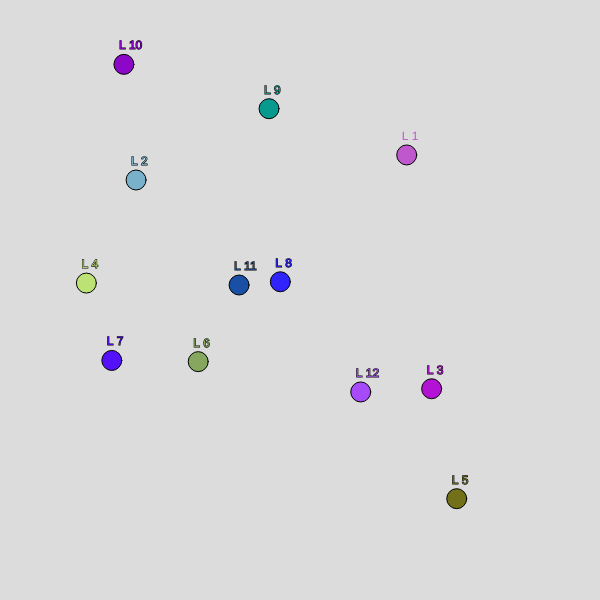
Frame 1 (no input)
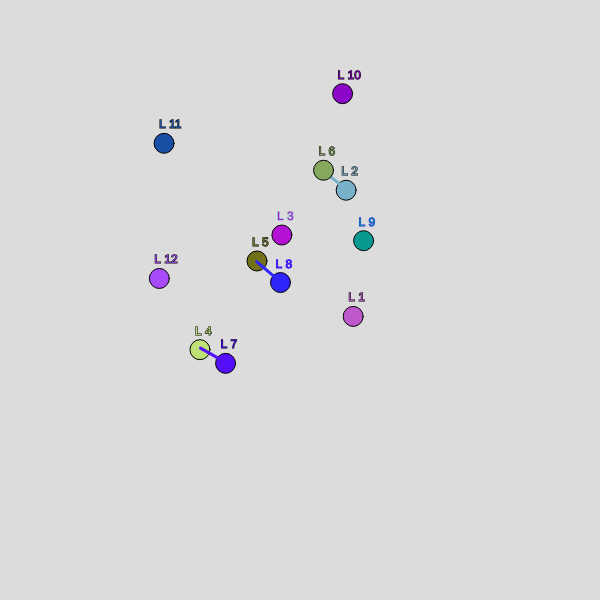
Frame 60 (no input)
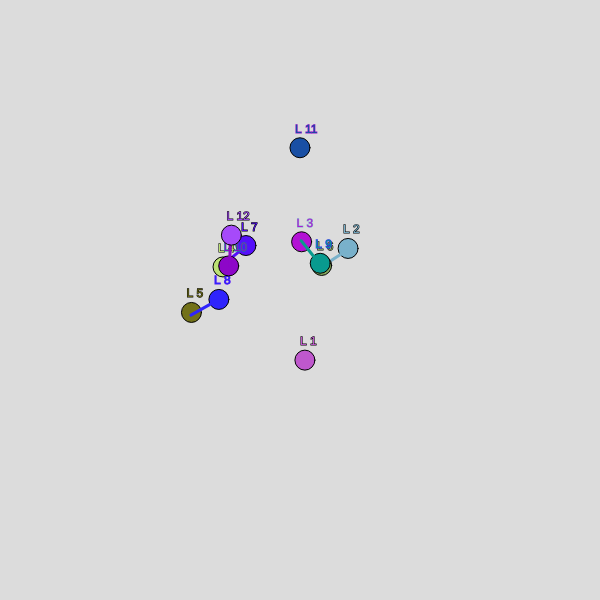
Frame 120 (the mouse pressed at the canvas centre since frame 60)

The p5.js sketch that drew these frames (run headless with seeded random() and noise() and a simulated clock; from frame 60 on, the mouse is pressed at the canvas centre):

// p5.js sketch
// ── sketch.js

let people = [];
let locations = [];

let a = 1;
let xLoc = 0;
let maxY = 0;
let maxX = 0;
let minY = 999;
let minX = 999;
let v;

function setup() {
  createCanvas(600, 600);
  // person = new Person(createVector(Math.round(random(50, width - 50)), Math.round(random(50, height - 50))));

  for (let i = 0; i < 12; i++ ) {
    let rv = createVector(Math.round(random(50, width - 50)), Math.round(random(50, height - 50)));
    people.push(new Person(rv, [random(0, 255), random(0, 255), random(0, 255)], 'L '+(i+1)))
  }
  background(220);

  v = createVector(5, 1);

}

function draw() {
  background(220);


  // fill(0, 0, 0, 0)
  // stroke(0, 0, 0);
  // quad(minX, minY, maxX, minY, maxX, maxY, minX, maxY)

  people.map(person => {
    person.show();

    if (!person.bonded) {

      people.filter(hito => hito.rest == 0 && hito.name !== person.name && !(person.ex && person.ex.name == hito.name)).map((hito) => {
        if (!person.bonded && !hito.bonded && dist(person.vec.x, person.vec.y, hito.vec.x, hito.vec.y) < 40) {
          hito.active = false;
          person.bond(hito);
          person.active = true;
        }
      })
    }
    

    if (person.active && person.bonded) person.dance(person.bonded);
    if (!person.bonded || !person.active) person.wander();


    if (person.vec.x > maxX) maxX = person.vec.x;
    if (person.vec.y > maxY) maxY = person.vec.y;

    if (person.vec.x < minX) minX = person.vec.x;
    if (person.vec.y < minY) minY = person.vec.y;

    if (person.needsToFlee()) {
      person.flee()
    }
  });

  // xLoc += 1;
  // if (xLoc >= width) {
  //   xLoc = 0;
  //   background(220);

  // }
  a += 0.05;
}

function mouseClicked() {
  people.map(person => person.target = null)

  let clicked = people.filter(person => dist(mouseX, mouseY, person.vec.x, person.vec.y) < 20)[0]
  console.log(clicked);

  if (clicked) {
    clicked.setTarget(mouseX, mouseY)
  }
  // person.setTarget(mouseX, mouseY)
}

// ── person.js


class Person {

  constructor(vector, colors = [220, 0, 0], name = 'p') {
    this.name = name;
    this.colors = colors;
    this.vec = vector;
    this.target = null;
    this.radius = 20;
    this.xOff = vector.x;
    this.yOff = vector.y;
    this.aOff = random( sq(vector.x + vector.y) );
    this.active = false;
    this.bonded = null;
    this.ex = '';

    this.dancingMoves = 0;
    this.restingTime = random(40, 120);
    this.rest = 0;
    this.speak = 0;
  }
  
  needsToFlee() {
    // return this.target
    return this.target && dist(this.vec.x, this.vec.y, this.target.x, this.target.y) < 200
    // return dist(this.vec.x, this.vec.y, mouseX, mouseY) < 200
  }

  forget() {
    this.ex = this.bonded;
    
    this.bonded = null;
    this.active = false;


    let oldEx = this.ex ? this.ex.name : '';
    setTimeout(() => {
      if (oldEx == this.ex ? this.ex.name : '') this.ex = '';
    }, 20000);
  }

  wander() {
    let x, y;

    let ratio = 0.03;
    if (this.rest > 0) ratio = 0.003;
    
    this.xOff += 0.005;
    this.yOff += 0.006;
    x = noise(this.xOff) * (width);
    y = noise(this.yOff) * (width);

    this.vec.set(lerp(this.vec.x, x, ratio), lerp(this.vec.y, y, ratio));
  }

  say(phrase) {
    fill(120)
    text(phrase, this.vec.x + 20, this.vec.y - 7.5);
  }

  dance() {
    if (!this.active) return;

    let x1,y1;
    
    x1 = this.bonded.vec.x + (sin(this.dancingMoves) * 30);
    y1 = this.bonded.vec.y + (cos(this.dancingMoves) * 30);
    
    stroke(...this.colors)
    strokeWeight(3)
    line(this.bonded.vec.x, this.bonded.vec.y, this.vec.x, this.vec.y)
    strokeWeight(1)

    this.vec.set(x1, y1)

    this.dancingMoves += 0.02;
  }

  bond(person) {
    if (this.bonded) return;
    this.bonded = person;
    person.bonded = this;

    setTimeout(() => {
      this.forget();
      person.forget();
    }, random(1000, 12000));
  }

  show() {

    let x, y;

    if (this.rest == 0) {
      if (this.speak > 0) {
        fill(120)
        this.say('back to action!')
      }

      y = this.vec.y + cos(noise(this.aOff) * 155);
      x = this.vec.x + sin(noise(this.aOff) * 155);
      this.speak--
    }

    if (this.rest > 0) {
      if (this.needsToFlee()) {
        fill(120)
        this.say('ahh!! run run!!')
      }
      y = this.vec.y;
      x = this.vec.x;

      if (!this.needsToFlee()) {
        fill(120)
        this.say('that was close..')
        this.rest--;
        if (this.rest == 0) this.speak = 60;
      }
    }

    fill(...this.colors);

    text(this.name, x - 5, y - 15);
    stroke(0);
    ellipse(x, y, this.radius, this.radius);

    stroke(200, 200, 200)
    // if (this.target)  ellipse(this.target.x, this.target.y, 10, 10);
    stroke(0)

    this.aOff += random(0.003, 0.001);
  }

  setTarget(x, y) {
    this.target = createVector(x, y);
  }

  flee() {
    if (!this.target) return;
    if (this.bonded) {
      this.bonded.forget();
      this.forget();
    }

    this.rest += 1;

    strokeWeight(1)
    stroke(0);
    
    // formula para espelhar localmente em um plano 2d:
    // x = Ex + (Ex - Xx)
    // y = Ey + (Ey - Xy)
    // E: ponto onde separa os lados
    // X: ponto a ser espelhado
    // x/y: coordenada espelhada

    let x1, y1, x2, y2;

    let oldVec = this.vec.copy();
    let ratio = 0.019;
    
    x2 = oldVec.x + ((oldVec.x - this.target.x)* 2)
    y2 = oldVec.y + ((oldVec.y - this.target.y)* 2)

    this.vec.set(lerp(this.vec.x, x2, ratio), lerp(this.vec.y, y2, ratio));

    // fill(0);
    // text('flee point', x2 - 15, y2 - 15)
    // ellipse(x2, y2, 23, 23)
    
    // fill(...this.colors);
    // text('mirror', x1 - 15, y1 - 15)
    // ellipse(x1, y1, 20, 20)

    // stroke(255, 0, 0);
    // line(x1, y1, oldVec.x, oldVec.y)


    // fill(0, 0, 0, 0.5);

    if (!this.needsToFlee()) this.target = null
  }

}
